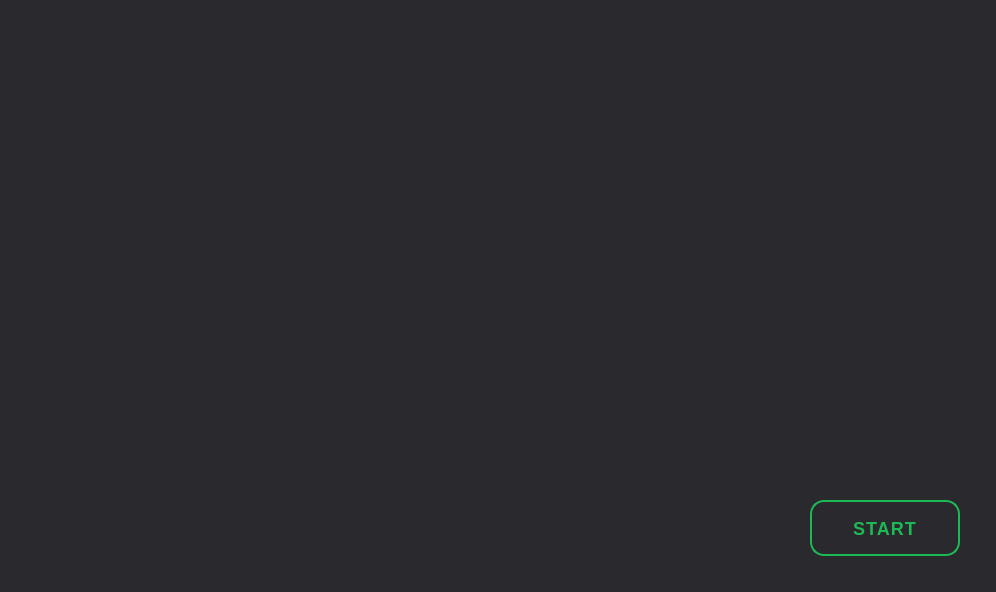
<?xml version="1.0" encoding="UTF-8"?>
<ui version="4.0">
 <class>DetectionWindow</class>
 <widget class="QDialog" name="DetectionWindow">
  <property name="geometry">
   <rect>
    <x>0</x>
    <y>0</y>
    <width>996</width>
    <height>592</height>
   </rect>
  </property>
  <property name="windowTitle">
   <string>Detection</string>
  </property>
  <property name="styleSheet">
   <string notr="true">QDialog {
background-color:  #2a292e;
}

QLabel {
color: white;
font-size: 18px;
font-weight: bold;
}

QPushButton{
font-size: 18px;
font-weight: bold;
color: #1db954;
border: 2px solid #1db954;
border-radius: 14px;
letter-spacing: 1px;
}
QPushButton:hover {
color: #121212;
background-color: 	#1db954;
border: 2px solid #121212;
}</string>
  </property>
  <layout class="QHBoxLayout" name="horizontalLayout_2">
   <item>
    <layout class="QHBoxLayout" name="horizontalLayout">
     <property name="leftMargin">
      <number>10</number>
     </property>
     <property name="topMargin">
      <number>25</number>
     </property>
     <property name="rightMargin">
      <number>25</number>
     </property>
     <property name="bottomMargin">
      <number>25</number>
     </property>
     <item>
      <layout class="QHBoxLayout" name="horizontalLayout_9">
       <item>
        <layout class="QVBoxLayout" name="verticalLayout_4">
         <item>
          <widget class="QLabel" name="detected_gesture_name">
           <property name="text">
            <string>&lt;html&gt;&lt;head/&gt;&lt;body&gt;&lt;p&gt;&lt;br/&gt;&lt;/p&gt;&lt;/body&gt;&lt;/html&gt;</string>
           </property>
          </widget>
         </item>
         <item>
          <widget class="QLabel" name="detection_confidence">
           <property name="text">
            <string>&lt;html&gt;&lt;head/&gt;&lt;body&gt;&lt;p&gt;&lt;br/&gt;&lt;/p&gt;&lt;/body&gt;&lt;/html&gt;</string>
           </property>
          </widget>
         </item>
        </layout>
       </item>
      </layout>
     </item>
     <item>
      <layout class="QHBoxLayout" name="horizontalLayout_8">
       <item>
        <layout class="QVBoxLayout" name="verticalLayout_3">
         <item>
          <widget class="QLabel" name="detection_camera">
           <property name="text">
            <string/>
           </property>
          </widget>
         </item>
         <item>
          <layout class="QHBoxLayout" name="horizontalLayout_10">
           <item>
            <widget class="QPushButton" name="pushButton_2">
             <property name="minimumSize">
              <size>
               <width>150</width>
               <height>56</height>
              </size>
             </property>
             <property name="maximumSize">
              <size>
               <width>150</width>
               <height>56</height>
              </size>
             </property>
             <property name="cursor">
              <cursorShape>PointingHandCursor</cursorShape>
             </property>
             <property name="text">
              <string>START</string>
             </property>
            </widget>
           </item>
          </layout>
         </item>
        </layout>
       </item>
      </layout>
     </item>
    </layout>
   </item>
  </layout>
 </widget>
 <resources/>
 <connections/>
</ui>
